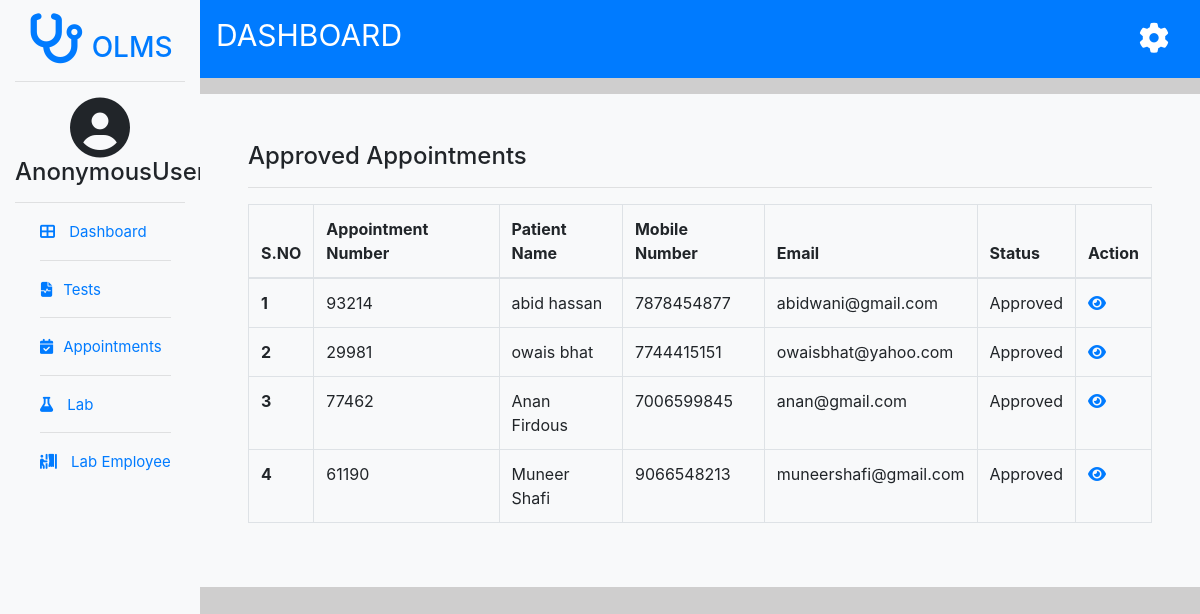
/approved-apts/, run on an earlier commit of the app's database.
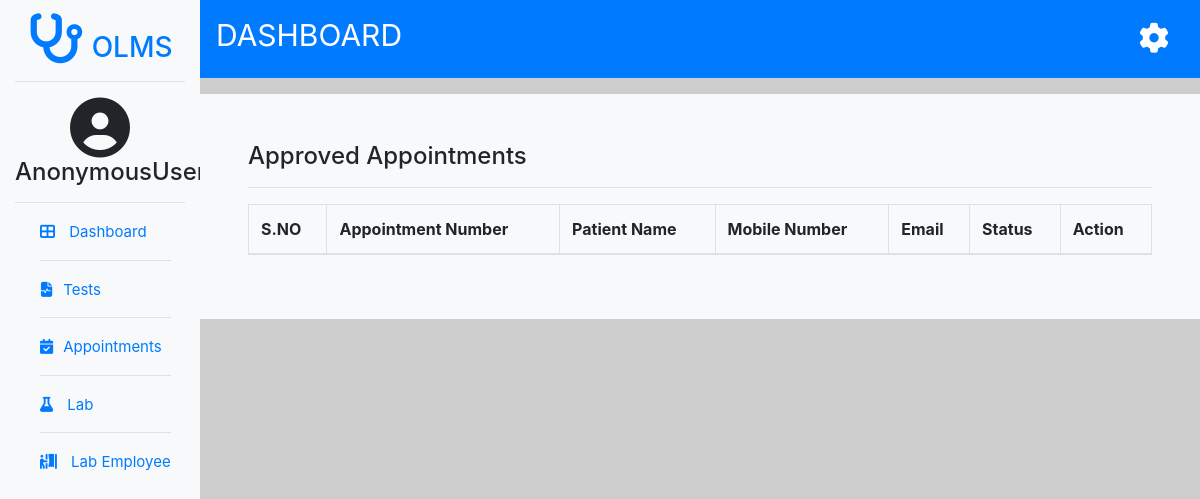
And on a later commit of the database.
### users/models.py (models this page shows, shortened)
class appointment(models.Model):
    user_id = models.ForeignKey(enduser,on_delete=models.CASCADE)
    appointmentno = models.CharField(max_length=100, unique=True)
    patientname =models.CharField(max_length=30)
    gender = models.CharField(max_length=10)
    address= models.CharField(max_length=200, default='NA')
    dateofbirth = models.DateField()
    mobile = models.IntegerField(unique=True)
    email= models.CharField(max_length=100)
    appointmentdate = models.DateField(default=date.today)
    appointmenttime = models.DateTimeField(default=timezone.now)
    prescription= models.FileField(blank=True, null=True)

### users/views.py (the view)
# urls.py: path("approved-apts/", views.approvedappointments, name='approvedapts'),
def approvedappointments(request):
    new=appointment.objects.filter(appointmentstatus__status='Approve')
    return render(request, 'approved-apts.html',{'newapt':new})

### templates/approved-apts.html (shortened to what this page needs)
{% extends 'adminbase.html' %}
{% block body %}
<div class="container  bg-light p-5 mt-3">
  <div class="row">
    <div class="col-lg-12">
      <h4>Approved Appointments</h4>
      <hr>
      <table class="table table-bordered">
        <thead>
          <tr>
            <th scope="col">S.NO</th>
            <th scope="col">Appointment Number</th>
            <th scope="col">Patient Name</th>
            <th scope="col">Mobile Number</th>
            <th scope="col">Email</th>
            <th scope="col">Status</th>
            <th scope="col">Action</th>
          </tr>
        </thead>
        <tbody>
        <tbody>
          {% for apt in newapt %}
          <tr>
            <th scope="row">{{forloop.counter}}</th>
            <td>{{apt.appointmentno}}</td>
            <td>{{ apt.patientname }}</td>
            <td>{{ apt.mobile }}</td>
            <td>{{ apt.email }}</td>
            <td>Approved</td>
            <td><a href="{% url 'appointmentdetails' apt.id %}"><i class="fas fa-eye"></i></a></td>
          </tr>
          {% endfor %}
        </tbody>
        </tbody>
      </table>
    </div>
  </div>
</div>
{% endblock body %}

What changed in the data, as far as the page shows it:
removed appointment: appointmentno "93214", patientname "abid hassan", mobile "7878454877", email "abidwani@gmail.com"
removed appointment: appointmentno "29981", patientname "owais bhat", mobile "7744415151", email "owaisbhat@yahoo.com"
removed appointment: appointmentno "77462", patientname "Anan Firdous", mobile "7006599845", email "anan@gmail.com"
removed appointment: appointmentno "61190", patientname "Muneer Shafi", mobile "9066548213", email "muneershafi@gmail.com"
